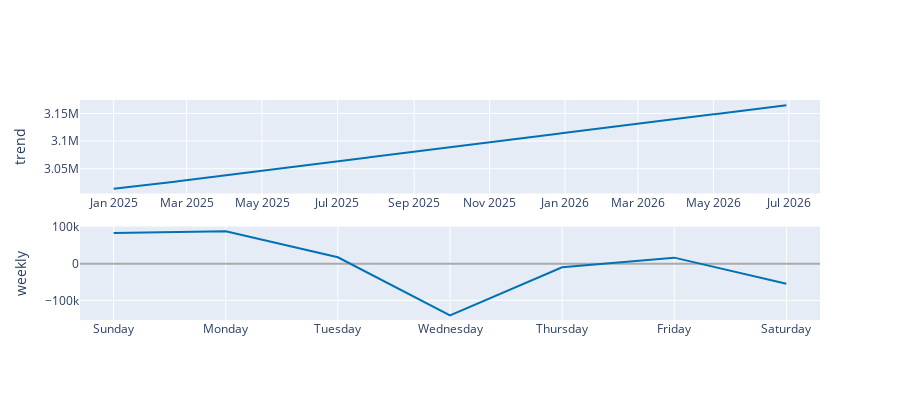

The notebook cell this image was saved under:
### Code cell
plot_components_plotly(model, forecast)

### Figure 1 — Plotly figure (JSON) as saved in the notebook; plotly's stock layout.template omitted (floating-point values rounded to 4 significant figures; data arrays with more than 128 entries replaced by an {"elided": "..."} marker saying what was removed)
{"data": [{"line": {"color": "#0072B2", "width": 2}, "mode": "lines", "name": "trend", "type": "scatter", "x": {"elided": "545 str values"}, "xaxis": "x", "y": {"elided": "545 float values"}, "yaxis": "y"}, {"line": {"color": "rgba(0, 114, 178, 0.2)", "width": 0}, "mode": "lines", "name": "trend_upper", "type": "scatter", "x": {"elided": "545 str values"}, "xaxis": "x", "y": {"elided": "545 float values"}, "yaxis": "y"}, {"fill": "tonexty", "fillcolor": "rgba(0, 114, 178, 0.2)", "line": {"color": "rgba(0, 114, 178, 0.2)", "width": 0}, "mode": "lines", "name": "trend_lower", "type": "scatter", "x": {"elided": "545 str values"}, "xaxis": "x", "y": {"elided": "545 float values"}, "yaxis": "y"}, {"line": {"color": "#0072B2", "width": 2}, "mode": "lines", "name": "weekly", "type": "scatter", "x": ["2017-01-01T00:00:00.000000000", "2017-01-02T00:00:00.000000000", "2017-01-03T00:00:00.000000000", "2017-01-04T00:00:00.000000000", "2017-01-05T00:00:00.000000000", "2017-01-06T00:00:00.000000000", "2017-01-07T00:00:00.000000000"], "xaxis": "x2", "y": [83570.0, 88420.0, 17370.0, -140800.0, -9890.0, 16310.0, -54980.0], "yaxis": "y2"}], "layout": {"height": 400, "showlegend": false, "width": 900, "xaxis": {"anchor": "y", "domain": [0, 1], "range": ["2024-12-04T19:12:00", "2026-07-26T04:48:00"], "type": "date"}, "xaxis2": {"anchor": "y2", "domain": [0, 1], "range": ["2016-12-31T16:48:00", "2017-01-07T07:12:00"], "tickformat": "%A", "type": "date"}, "yaxis": {"anchor": "x", "domain": [0.575, 1], "rangemode": "normal", "title": {"text": "trend"}, "zerolinecolor": "#AAA"}, "yaxis2": {"anchor": "x2", "domain": [0, 0.425], "title": {"text": "weekly"}, "zerolinecolor": "#AAA"}}}
